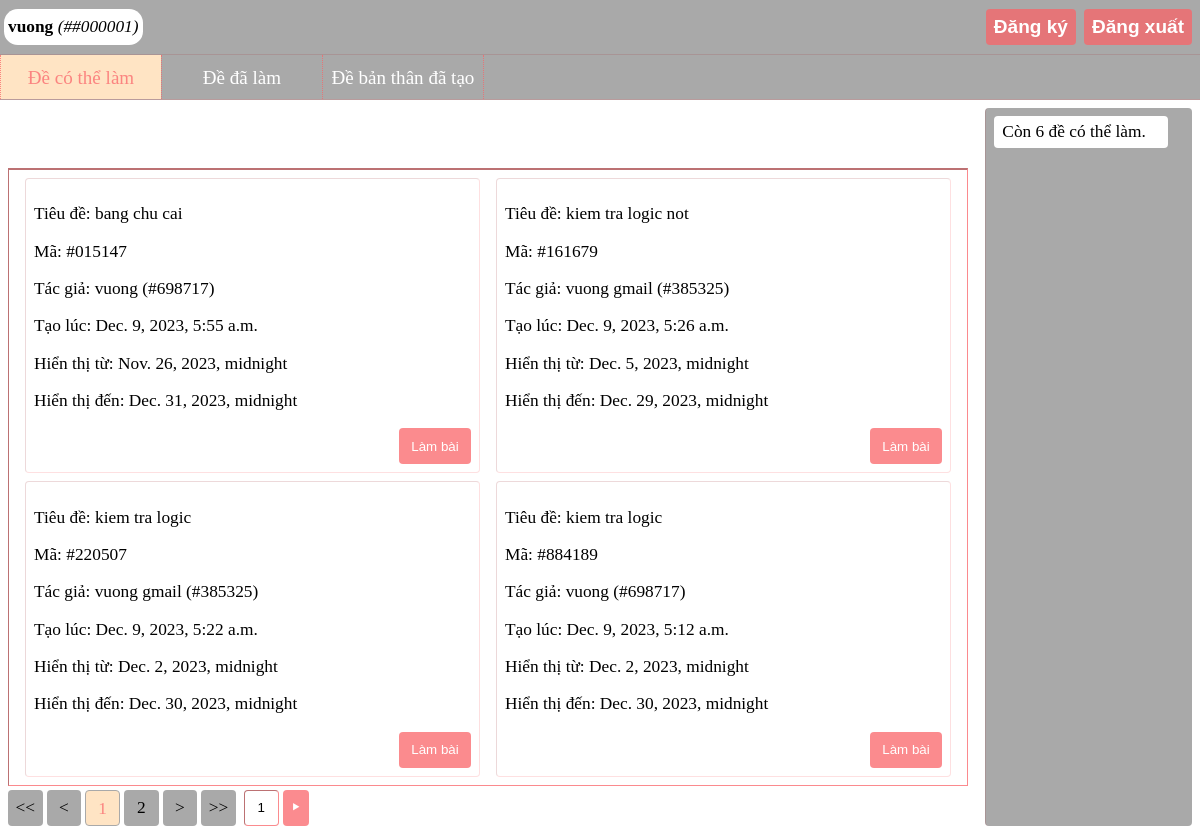
Page /exams/exams/ (signed in) on the committed database.
### users/models.py (models this page shows, shortened)
class User(AbstractBaseUser):
    name = models.CharField(_('Họ và tên'), max_length=255, )
    code = models.CharField(_('code'), max_length=255, unique=True, )
    email = models.EmailField(_('email'), max_length=255, unique=True, )
    created_on = models.DateTimeField(_('created on'))
    updated_on = models.DateTimeField(_('updated on'))
    is_active = models.BooleanField(default=True)
    is_admin = models.BooleanField(default=False)
    is_staff = models.BooleanField(default=False)
    objects = UserManager()
    USERNAME_FIELD = "email"
    REQUIRED_FIELDS = ["name"]

### exams/models.py (models this page shows, shortened)
class Exam(models.Model):
    name = models.CharField(_('name'), max_length=255, )
    code = models.CharField(_('code'), max_length=255, unique=True, )
    _questions = models.TextField(_('questions'), )
    _optional_answers = models.TextField(_('optional answers'))
    _correct_answers = models.TextField(_('correct answers'))
    _user_codes = models.TextField(_('user codes'))
    begin_on = models.DateTimeField(_('begin on'), null=True)
    end_on = models.DateTimeField(_('end on'), null=True)
    created_by = models.ForeignKey(verbose_name='created by', to=get_user_model(), on_delete=models.SET_NULL,
                                   null=True)
    created_on = models.DateTimeField(_('created on'))
    time = models.CharField(_('time'), max_length=15)
    objects = ExamManager()
    @property
    def questions(self):
        return split_level_1(self._questions)
    @questions.setter
    def questions(self, questions: list[str]):
        self._questions = join_level_1(questions)
    @property
    def optional_answers(self):
        return split_level_2(self._optional_answers)
    @property
    def correct_answers(self):
        return split_level_1(self._correct_answers)
    @property
    def user_codes(self):
        user_codes = self._user_codes.split(SPLIT_LEVEL_1)
        user_codes_count = len(user_codes)
        User = get_user_model()
        user_codes = User.objects.filter(code__in=user_codes).values('code')
        user_codes = [user_code['code'] for user_code in user_codes]
        if user_codes_count > len(user_codes):
            self._user_codes = SPLIT_LEVEL_1.join(user_codes)
        return user_codes

### exams/views.py (the view)
# urls.py: path('exams/', views.read_exams, name='view exams'),
def read_exams(request):
    if request.method == 'GET':
        return read_exams__get(request)
    raise ValueError('Error method')

### exams/views.py (called while the page is built)
def get_params_of_read_exams__get(get_request):
    direction = get_request.get('direction')
    direction = int(direction) if direction and re.search("^-*[0-9]+$", direction) else 0
    page_number = get_request.get('page')
    page_number = int(page_number) if page_number and re.search("^[0-9]+$", page_number) else 1
    _type = get_request.get('type')
    _type = int(_type) if _type and (re.search("^[0-9]+$", _type) and 1 <= int(_type) <= 3) else CAN_DO_TYPE
    return _type, direction, page_number

### exams/templates/exams/exams.html (shortened to what this page needs)
<!DOCTYPE html>
<html lang="vi-vn" dir="ltr" class="v_element">
<head>
</head>
<body class="v_element">
<div class="v_main_layout v_element">
    <div class="v_main_layout__top v_element">
        <header class="v_main_header v_element">
            <div class="v_main_header__left v_element">
                {% if user.name and user.code %}
                    <p class="v_p v_element v_user_name">
                        <strong>{{ user.name }}</strong>
                        {% if user.code %}
                            <em class="v_em v_element">({{ user.code }})</em>
                        {% endif %}
                    </p>
                {% endif %}
            </div>
            <div class="v_main_header__right v_element">
                <button class="v_btn v_element">
                    <a href="/users/sign_up" class="v_a v_element">Đăng ký</a>
                </button>
                {% if user.id %}
                    <button class="v_btn v_element">
                        <a href="/users/logout" class="v_a v_element">Đăng xuất</a>
                    </button>
                {% else %}
                    <button class="v_btn v_element">
                        <a href="/users/login" class="v_a v_element">Đăng nhập</a>
                    </button>
                {% endif %}
            </div>
        </header>
        <nav class="v_main_nav v_element">
            <ul class="v_ul v_element">
                <li class="v_li {% if type and type != 2 and type != 3 %}v_selected{% endif %} v_element">
                    <a href="/exams/exams?type=1" class="v_a v_pointer v_element">Đề có thể làm</a>
                </li>
                {% if user.id %}
                    <li class="v_li {% if type and type == 2 %}v_selected{% endif %} v_element">
                        <a href="/exams/exams?type=2" class="v_a v_pointer v_element">Đề đã làm</a>
                    </li>
                    <li class="v_li {% if type and type == 3 %}v_selected{% endif %} v_element">
                        <a href="/exams/exams?type=3" class="v_a v_pointer v_element">Đề bản thân đã tạo</a>
                    </li>
                {% endif %}
            </ul>
        </nav>
    </div>
    <div class="v_main_layout-down v_element">
        <main class="v_main_main v_element">
            <section class="v_section v_element">
                <div class="v_exams_header v_element">
                </div>
                <div class="v_exams_kanban v_element">
                    {% for exam in exams %}
                        <div class="v_exams_kanban__item v_element">
                            <p>Tiêu đề: {{ exam.name }}</p>
                            <p>Mã: {{ exam.code }}</p>
                            <p>Tác giả: {{ exam.author }}</p>
                            <p>Tạo lúc: {{ exam.created_on }}</p>
                            <p>Hiển thị từ: {{ exam.begin_on }}</p>
                            <p>Hiển thị đến: {{ exam.end_on }}</p>
                            <div class="v_exams_row_buttons v_element">
                                {% if can_do %}
                                    <button class="v_btn v_element">
                                        <a href="/exams/test?exam_id={{ exam.id }}&mode=1" class="v_a v_element">
                                            Làm bài
                                        </a>
                                    </button>
                                {% endif %}
                            </div>
                        </div>
                    {% endfor %}
                </div>
                <nav class="v_exams_nav v_horizontal v_element">
                    <ul class="v_ul v_horizontal v_element">
                        <li class="v_li v_element">
                            <a href="/exams/exams?type={{type}}&page=1" class="v_a v_element">&lt;&lt;</a>
                        </li>
                        <li class="v_li v_element">
                            <a href="/exams/exams?type={{type}}&page={{current_exam_quartet_index}}&direction=-1" class="v_a v_element">&lt;</a>
                        </li>
                        {% for i in range_exam_quartet_index %}
                            <li class="v_li {% if i == current_exam_quartet_index %}v_selected{% endif %} v_element">
                                <a href="/exams/exams?type={{ type }}&page={{ i }}" class="v_a v_element">{{ i }}</a>
                            </li>
                        {% endfor %}
                        <li class="v_li v_element">
                            <a href="/exams/exams?type={{type}}&page={{current_exam_quartet_index}}&direction=1" class="v_a v_element">&gt;</a>
                        </li>
                        <li class="v_li v_element">
                            <a href="/exams/exams?type={{type}}&page={{ max_exam_quartet_index }}" class="v_a v_element">&gt;&gt;</a>
                        </li>
                    </ul>
                    <input id="v_exams_nav__input_number" type="number" value={{ current_exam_quartet_index }} min="1" max={{ max_exam_quartet_index }} step="1" class="v_input_number v_element"/>
                    <button type="button" class="v_btn v_element">
                        <a id="go_to_number_exam_page_a" href="/exams/exams?type={{ type }}&page={{ current_exam_quartet_index }}" class="v_a v_element">&#11208;</a>
                    </button>
                </nav>
            </section>
            <aside class="v_sidebar v_element">
                {% if user.id %}
                    {% if type == 3 %}
                        <p class="v_p v_count_done v_element">Bạn đã tạo {{ number_of_exam }} đề.</p>
                    {% elif type == 2 %}
                        <p class="v_p v_count_done v_element">Bạn đã làm {{ number_of_exam }} đề.</p>
                    {% else %}
                        <p class="v_p v_count_done v_element">Còn {{ number_of_exam }} đề có thể làm.</p>
                    {% endif %}
                {% endif %}
            </aside>
        </main>
    </div>
</div>
</body>
</html>

### rows in the picture
User: name "vuong", code "##000001"
Exam: name "bang chu cai", code "#015147", author "vuong (#698717)", created_on "Dec. 9, 2023, 5:55 a.m.", begin_on "Nov. 26, 2023, midnight", end_on "Dec. 31, 2023, midnight"
Exam: name "kiem tra logic not", code "#161679", author "vuong gmail (#385325)", created_on "Dec. 9, 2023, 5:26 a.m.", begin_on "Dec. 5, 2023, midnight", end_on "Dec. 29, 2023, midnight"
Exam: name "kiem tra logic", code "#220507", author "vuong gmail (#385325)", created_on "Dec. 9, 2023, 5:22 a.m.", begin_on "Dec. 2, 2023, midnight", end_on "Dec. 30, 2023, midnight"
Exam: name "kiem tra logic", code "#884189", author "vuong (#698717)", created_on "Dec. 9, 2023, 5:12 a.m.", begin_on "Dec. 2, 2023, midnight", end_on "Dec. 30, 2023, midnight"

### other values in the picture
{{ i }} "1" "2"
{{ number_of_exam }} "6"
